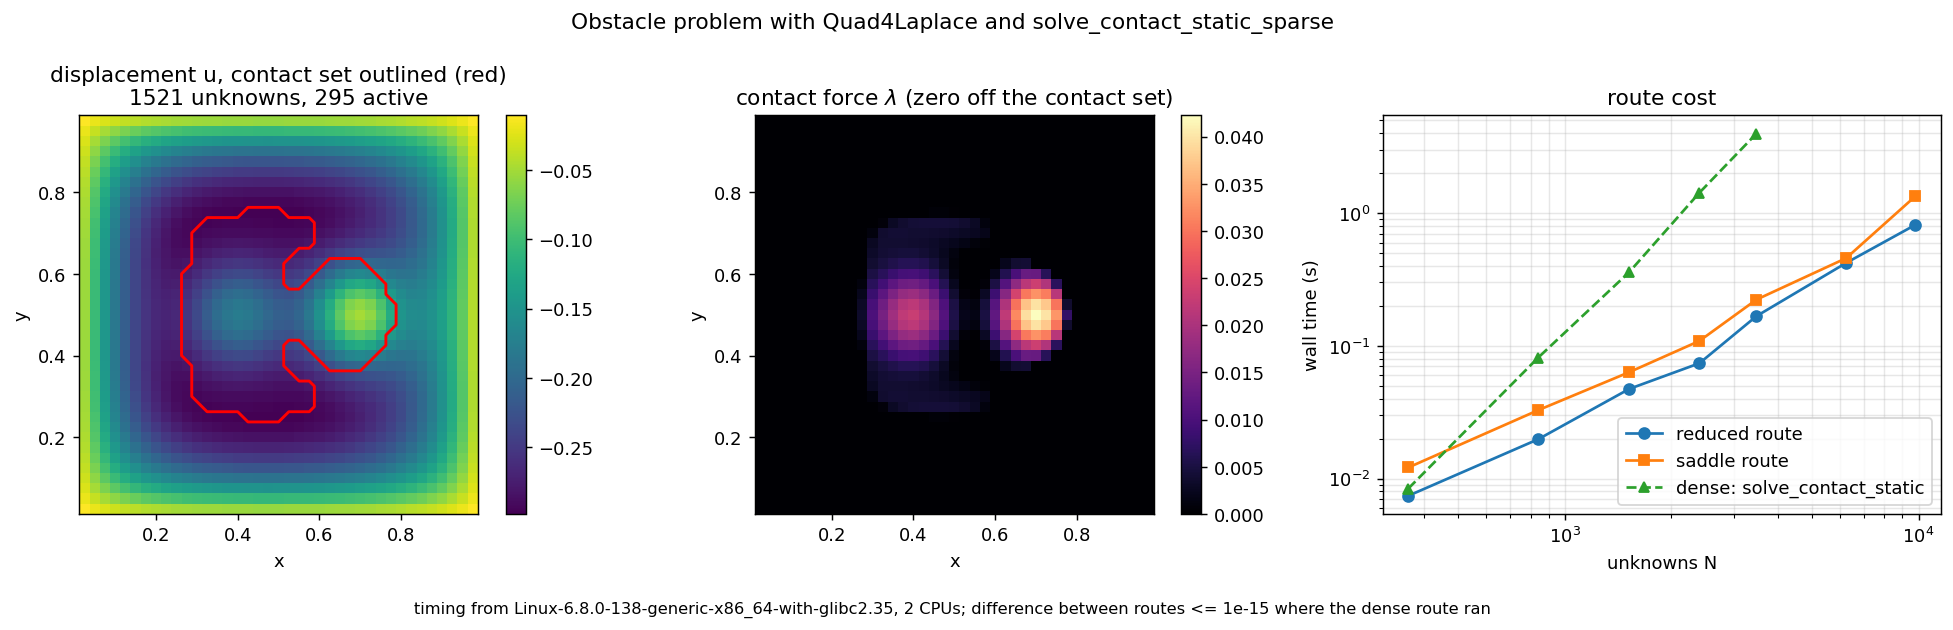

Write the Python code that produced this figure.
# Copyright (c) 2026 Abhijeet <abhijeetshandilya19@gmail.com>
# SPDX-License-Identifier: MIT
"""
fea_09_sparse_obstacle_contact.py -- Example Gallery: a membrane pushed onto a rigid obstacle (the obstacle problem), assembled with the
scalar element `Quad4Laplace` and solved with `solve_contact_static_sparse`.

Contact convention: K u = f + B^T lam,  B u - c >= 0,  lam >= 0,  lam . (B u - c) = 0.  Here B = I (every node may touch the obstacle).

Panel 1: membrane displacement with the contact set (nodes where lam > 0) outlined.
Panel 2: contact force lam on the membrane.
Panel 3: wall time of the routes "reduced" and "saddle" against the number of unknowns, and of the dense route `solve_contact_static`
         where it fits (the dense route forms K^-1 B^T and B K^-1 B^T; speed is measured here, never asserted).
The script prints the difference between the routes and the iteration counts. Times depend on the machine; the figure is the one
produced by the run named in the figure footer.
"""
__author__ = "Abhijeet <abhijeetshandilya19@gmail.com>"
import os, platform, time
import numpy as np
import scipy.sparse as sp
import matplotlib
matplotlib.use("Agg")
import matplotlib.pyplot as plt

from fea_engine import FESystem, Quad4Laplace, solve_contact_static, solve_contact_static_sparse
from fea_engine import mesh as meshlib

HERE = os.path.dirname(os.path.abspath(__file__))


def membrane_system(ne, load=-10.0):
    """Unit-square membrane, clamped edge, uniform downward load; returns (K_free, f_free, X_free) with Quad4Laplace stiffness."""
    m = meshlib.rectangle_mesh(1.0, 1.0, ne, ne)
    fes = FESystem(m, Quad4Laplace(), sparse=True)
    fes.assemble_stiffness(1.0)
    fes.assemble_mass(1.0)
    X = m.nodes
    edge = np.flatnonzero((X[:, 0] < 1e-9) | (X[:, 0] > 1 - 1e-9) | (X[:, 1] < 1e-9) | (X[:, 1] > 1 - 1e-9))
    fes.fix_dofs(edge, ["u"])
    free = np.asarray(fes.free_dofs)
    K = sp.csr_matrix(fes.K)[free][:, free]
    M = sp.csr_matrix(fes.M)[free][:, free]
    f = load * (M @ np.ones(len(free)))                 # consistent load for a uniform pressure
    return K, f, X[free], m, free


def obstacle(X):
    """Flat floor at -0.30 with two bumps (the shape used in the validation project)."""
    x, y = X[:, 0], X[:, 1]
    return (-0.30 + 0.12 * np.exp(-60 * ((x - 0.4) ** 2 + (y - 0.5) ** 2)) + 0.25 * np.exp(-60 * ((x - 0.7) ** 2 + (y - 0.5) ** 2)))


def best_of(fn, n):
    t, out = [], None
    for _ in range(n):
        t0 = time.perf_counter(); out = fn(); t.append(time.perf_counter() - t0)
    return min(t), out


def main():
    # ---- the picture: one mesh
    K, f, X, m, free = membrane_system(40)
    N = K.shape[0]
    c = obstacle(X)
    B = sp.identity(N, format="csr")
    r = solve_contact_static_sparse(K, f, B, c, route="reduced")
    s = solve_contact_static_sparse(K, f, B, c, route="saddle")
    d = solve_contact_static(K.toarray(), f, B, c)
    n_act = int((r.lam > 1e-10).sum())
    print(f"mesh 40x40: N = {N} unknowns, {n_act} active constraints, reduced {r.iterations} iterations, saddle {s.iterations}")
    print(f"max |u|, |lam| difference reduced vs saddle {max(np.abs(r.u - s.u).max(), np.abs(r.lam - s.lam).max()):.1e}; "
          f"reduced vs dense {max(np.abs(r.u - d.u).max(), np.abs(r.lam - d.lam).max()):.1e}")
    print(f"min gap {r.gap.min():.1e}, min lam {r.lam.min():.1e}, max |lam*gap| {np.abs(r.lam * r.gap).max():.1e}")

    # ---- timing sweep
    rows = []
    for ne in (20, 30, 40, 50, 60, 80, 100):
        Kn, fn, Xn, _, _ = membrane_system(ne)
        Nn = Kn.shape[0]
        cn, Bn = obstacle(Xn), sp.identity(Nn, format="csr")
        tr, rr = best_of(lambda: solve_contact_static_sparse(Kn, fn, Bn, cn, route="reduced"), 2)
        ts, ss = best_of(lambda: solve_contact_static_sparse(Kn, fn, Bn, cn, route="saddle"), 2)
        if Nn <= 4000:
            td, dd = best_of(lambda: solve_contact_static(Kn.toarray(), fn, Bn, cn), 1)
            diff = max(np.abs(rr.u - dd.u).max(), np.abs(rr.lam - dd.lam).max())
        else:
            td, diff = np.nan, np.nan
        rows.append((Nn, int((rr.lam > 1e-10).sum()), tr, ts, td, rr.iterations, ss.iterations, diff))
        print(f"N {Nn:6d} active {rows[-1][1]:5d} reduced {tr:7.3f}s ({rr.iterations} it) saddle {ts:7.3f}s ({ss.iterations} it) "
              f"dense {td:8.3f}s  diff to dense {diff:.1e}")
    R = np.array(rows)

    # ---- figure
    ne = 40
    ngrid = ne - 1
    U = r.u.reshape(ngrid, ngrid)
    L = r.lam.reshape(ngrid, ngrid)
    xs = X[:, 0].reshape(ngrid, ngrid)
    ys = X[:, 1].reshape(ngrid, ngrid)
    fig, ax = plt.subplots(1, 3, figsize=(15.5, 4.4))
    im = ax[0].pcolormesh(xs, ys, U, shading="auto", cmap="viridis")
    ax[0].contour(xs, ys, (L > 1e-10).astype(float), levels=[0.5], colors="red", linewidths=1.6)
    ax[0].set_title(f"displacement u, contact set outlined (red)\n{N} unknowns, {n_act} active")
    plt.colorbar(im, ax=ax[0])
    im = ax[1].pcolormesh(xs, ys, L, shading="auto", cmap="magma")
    ax[1].set_title(r"contact force $\lambda$ (zero off the contact set)")
    plt.colorbar(im, ax=ax[1])
    for a in ax[:2]:
        a.set_aspect("equal"); a.set_xlabel("x"); a.set_ylabel("y")
    ax[2].loglog(R[:, 0], R[:, 2], "o-", label="reduced route")
    ax[2].loglog(R[:, 0], R[:, 3], "s-", label="saddle route")
    ok = ~np.isnan(R[:, 4])
    ax[2].loglog(R[ok, 0], R[ok, 4], "^--", label="dense: solve_contact_static")
    ax[2].set_xlabel("unknowns N"); ax[2].set_ylabel("wall time (s)")
    ax[2].set_title("route cost")
    ax[2].grid(True, which="both", alpha=0.3); ax[2].legend()
    fig.suptitle("Obstacle problem with Quad4Laplace and solve_contact_static_sparse", y=1.02)
    fig.text(0.5, -0.03, f"timing from {platform.platform()}, {os.cpu_count()} CPUs; difference between routes <= "
             f"{np.nanmax(R[:, 7]):.0e} where the dense route ran", ha="center", fontsize=9)
    fig.tight_layout()
    out = os.path.join(HERE, "fea_09_sparse_obstacle_contact.png")
    fig.savefig(out, dpi=130, bbox_inches="tight")
    print("saved", out)


if __name__ == "__main__":
    main()
